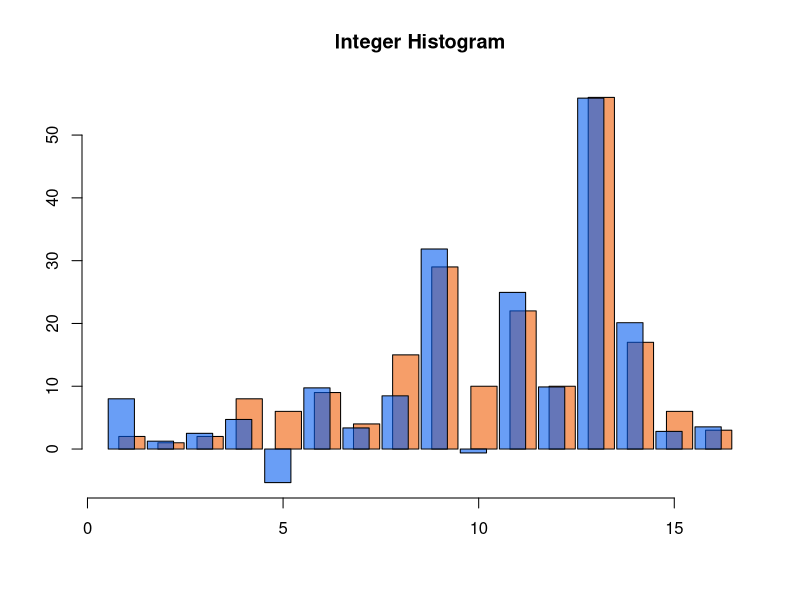

Here is the R script that generated this plot: (Note: this script raises an error after producing the figure.)
##
##  histogramRelease.r
##
##  demonstrate mechanisms for histogram release and synthetic data generation
##
##  jH 2019.3.8
##

rm(list=ls())		# Remove any objects in memory

#### Parameters ####

# Random draw from Laplace distribution
#
# mu numeric, center of the distribution
# b numeric, spread
# size integer, number of draws
# 
# return Random draws from Laplace distribution
# example:
# 
# rlap(size=1000)

rlap = function(mu=0, b=1, size=1) {
    p <- runif(size) - 0.5
    draws <- mu - b * sgn(p) * log(1 - 2 * abs(p))
    return(draws)
}


# Probability density for Laplace distribution
#
# x numeric, value
# mu numeric, center of the distribution
# b numeric, spread
# 
# return Density for elements of x
# example:
# 
# x <- seq(-3, 3, length.out=61)
# dlap(x)

dlap <- function(x, mu=0, b=1) {
    dens <- 0.5 * b * exp(-1 * abs(x - mu) / b)
    return(dens)
}


# Laplace Cumulative Distribution Function
# 
# Determines the probability a draw from a LaPlace distribution is less than 
#    or equal to the specified value.
#
# x Numeric, the value(s) at which the user wants to know the CDF height.
# mu Numeric, the center of the LaPlace distribution, defaults to 0.
# b Numeric, the spread of the LaPlace distribution, defaults to 1.
# 
# return Probability the LaPlace draw is less than or equal to \code{x}.
# example:
# 
# x <- 0
# plap(x)

plap <- function(x, mu=0, b=1) {
    cdf <- 0.5 + 0.5 * sgn(x - mu) * (1 - exp(-1 * (abs(x - mu) / b)))
    return(cdf)
}


# Quantile function for Laplace distribution
#
# p Numeric, vector of probabilities
# mu numeric, center of the distribution
# b numeric, spread
# return Quantile function
# example:
#
# probs <- c(0.05, 0.50, 0.95)
# qlap(probs)

qlap <- function(p, mu=0, b=1) {
    q <- ifelse(p < 0.5, mu + b * log(2 * p), mu - b * log(2 - 2 * p))
    return(q)
}

# Sign function
# 
# Function to determine what the sign of the passed values should be.
#
# x numeric, value or vector or values
# return The sign of passed values
# example:
#
# sgn(rnorm(10))


sgn <- function(x) {
    return(ifelse(x < 0, -1, 1))
}

## Bound/Censor/Clip a variable to a range
clip <- function(x, lower, upper){
	x.clipped <- x
	x.clipped[x.clipped<lower] <- lower
	x.clipped[x.clipped>upper] <- upper
	return(x.clipped)	
}

## Sample with replacement from a vector
bootstrap <- function(x, y=NULL, n){
	index <- sample(x=1:length(x), size=n, replace=TRUE) 

	if(is.null(y)){
		return(x[index])
	}else{
		return(list(x=x[index], y=y[index]))
	}
}

showHist <- function(release, main="Histogram"){

	semi.blue <- rgb(0,90,239,150,maxColorValue=255)          # Slightly transparent colors
	semi.red  <- rgb(239,90,0,150,maxColorValue=255)

	DPrelease <- release$release
	codebook <- release$codebook
	true <- release$true

	allylim <- c(min(c(DPrelease,true), na.rm = TRUE), max(c(DPrelease, true), na.rm = TRUE))
	granularity <- (max(codebook) - min(codebook))/(length(codebook)-1)

	allxlim <- c(min(codebook) - 0.5*granularity, max(codebook + 0.5*granularity))

	# If stability threshold would be off the graph, extend range of graph
    if(!is.null(release$threshold)){
    	print(release$threshold)
    	print(allylim)
    	if(release$threshold>allylim[2]){
    		allylim[2]<-release$threshold
    	}
    }

    # Build empty plot
	plot.new()
	plot.window( xlim=allxlim, ylim=allylim)
	title(main = main)
	axis( side=1 )
	axis( side=2 )

	tiny <- granularity*0.03 # slight spacing between bars
	overlap <- granularity*0.2 # some small overlap between sensitive and DP values

	for(i in 1:length(codebook)){
		rect(xleft=codebook[i]-overlap, ybottom=0, xright=codebook[i]+0.5*granularity-tiny, ytop=true[i], col=semi.red)
		rect(xleft=codebook[i]-0.5*granularity+tiny, ybottom=0, xright=codebook[i]+overlap, ytop=DPrelease[i], col=semi.blue)
	}

	# If present, show stability threshold
	if(!is.null(release$threshold)){
		abline(h=release$threshold, col="black", lty=2, lwd=1.5)
	}
}


library("foreign")
PUMSdata <- read.csv(file="../../data/FultonPUMS5full.csv")   

data <- PUMSdata$educ    		# variable for means
data.x <- PUMSdata$educ			# x-variable for regression
data.y <- PUMSdata$income		# y-variable for regression




## Differentially private histogram for integers
integerHistogramRelease <- function(x, lower, upper, nbins=0, epsilon){
	n <- length(x)
	if(nbins==0){
		lower <- floor(lower)
		upper <- ceiling(upper)
		bins <- lower:upper   
        nbins <- length(bins)
    }

    x.clipped <- clip(x=x, lower=lower, upper=upper)

	sensitivity <- 2
	scale <- sensitivity / epsilon

	sensitiveValue <- DPrelease <- rep(NA,nbins)
	for(i in 1:length(bins)){
		sensitiveValue[i] <- sum(x.clipped==bins[i])
		DPrelease[i] <- sensitiveValue[i] + rlap(mu=0, b=scale, size=1)
	}

	return(list(release=DPrelease, true=sensitiveValue, codebook=bins))
}


## Differentially private histogram for continuous
continuousHistogramRelease <- function(x, lower, upper, nbins=0, epsilon){
	n <- length(x)
	if(nbins==0){
		lower <- floor(lower)
		upper <- ceiling(upper)
		bins <- lower:(upper+1)          # understand this
		nbins <- length(bins)-1          # understand this
		codebook <- bins[1:nbins] 
    } else {
    	bins <- seq(from=lower, to=upper, length=nbins+1)
    	granularity <- (upper-lower)/nbins
    	bins[nbins+1] <-  bins[nbins+1] + granularity      # understand this 
    	codebook <- bins[1:nbins] + 0.5*granularity
    }

    x.clipped <- clip(x=x, lower=lower, upper=upper)

	sensitivity <- 2
	scale <- sensitivity / epsilon

	sensitiveValue <- DPrelease <- rep(NA,nbins)
	for(i in 1:nbins){
		sensitiveValue[i] <- 1                         						# correct this
		DPrelease[i] <- sensitiveValue[i] + rlap(mu=0, b=scale, size=1)
	}

	return(list(release=DPrelease, true=sensitiveValue, codebook=codebook))
}




## Differentially private histogram for continuous
stabilityHistogramRelease <- function(x, lower, upper, nbins=0, epsilon, delta){
	n <- length(x)
	if(nbins==0){
		lower <- floor(lower)
		upper <- ceiling(upper)
		bins <- lower:(upper+1)    # For integers, this is just lower:upper
		nbins <- length(bins)
		codebook <- bins[1:nbins] 
    } else {
    	bins <- seq(from=lower, to=upper, length=nbins+1)
    	granularity <- (upper-lower)/nbins
    	bins[nbins+1] <-  bins[nbins+1] + granularity 
    	codebook <- bins[1:nbins] + 0.5*granularity
    }

    x.clipped <- clip(x=x, lower=lower, upper=upper)

	sensitivity <- 2
	scale <- sensitivity / epsilon
	a <- 2*log(1/delta)/epsilon

	sensitiveValue <- DPrelease <- rep(NA,length(bins))            
	for(i in 1:nbins){                                                            # Vectorize this entire loop
		sensitiveValue[i] <- sum(x.clipped>=bins[i] & x.clipped <=bins[i+1])
        potentialRelease <- sensitiveValue[i] + rlap(mu=0, b=scale, size=1)

		if (potentialRelease > a){													
			DPrelease[i] <- potentialRelease
		} else {
			DPrelease[i] <- 0
		}
	}

	return(list(release=DPrelease, true=sensitiveValue, codebook=codebook, threshold=a))
}



## Differentially private histogram for continuous
xyHistogramRelease <- regressionRelease <- function(y, x, ylower, yupper, xlower, xupper, xnbins=0, ynbins=0, epsilon){
	n <- length(x)
	if(xnbins==0){
		xlower <- floor(xlower)
		xupper <- ceiling(xupper)
		xbins <- xlower:(xupper+1)    
		xnbins <- length(xbins)-1
		xgranularity <- 1
		xcodebook <- xbins[1:xnbins]
    } else {
    	xbins <- seq(from=xlower, to=xupper, length=xnbins+1)
    	xgranularity <- (xupper-xlower)/xnbins
    	xbins[xnbins+1] <-  xbins[xnbins+1] + xgranularity
		xcodebook <- xbins[1:xnbins] + 0.5*xgranularity
    }

	if(ynbins==0){
		ylower <- floor(ylower)
		yupper <- ceiling(yupper)
		ybins <- ylower:(yupper+1)    
		ynbins <- length(ybins)-1
		ygranularity <- 1
		ycodebook <- ybins[1:ynbins]
    } else {
    	ybins <- seq(from=ylower, to=yupper, length=ynbins+1)
    	ygranularity <- (yupper-ylower)/ynbins
    	ybins[ynbins+1] <-  ybins[ynbins+1] + ygranularity
    	ycodebook <- ybins[1:ynbins] + 0.5*ygranularity
    }

    x.clipped <- clip(x=x, lower=xlower, upper=xupper)
    y.clipped <- clip(x=y, lower=ylower, upper=yupper)

	sensitivity <- 2
	scale <- sensitivity / (epsilon)

	sensitiveValue <- DPrelease <- matrix(NA, nrow=ynbins, ncol=xnbins)

	for(i in 1:xnbins){
		for(j in 1:ynbins){
			sensitiveValue[j,i] <- sum(x.clipped >= xbins[i] & x.clipped < xbins[i+1] & y.clipped >= ybins[j] & y.clipped < ybins[j+1])
			DPrelease[j,i] <- sensitiveValue[j,i] + rlap(mu=0, b=scale, size=1)
		}
	}

	return(list(release=DPrelease, true=sensitiveValue, xcodebook=xcodebook, ycodebook=ycodebook))
}




data1 <- bootstrap(data, n=200)
out.1 <- integerHistogramRelease(x=data1, lower=1, upper=16, epsilon=0.5)

par(mfcol=c(1,1))
showHist(out.1, main="Integer Histogram")
dev.copy2pdf(file="./figs/integerHistogramRelease.pdf")



data2 <- bootstrap(data.y, n=200)
out.2 <- continuousHistogramRelease(x=data2, lower=0, upper=100000, nbins=10, epsilon=0.5)

par(mfcol=c(1,1))
showHist(out.2, main="Continuous Histogram")
dev.copy2pdf(file="./figs/continuousHistogramRelease.pdf")



data3 <- bootstrap(data.y, n=200)
out.3 <- stabilityHistogramRelease(x=data3, lower=0, upper=100000, nbins=10, epsilon=0.5, delta=0.000001)

par(mfcol=c(1,1))
showHist(out.3, main="Stability Histogram")
dev.copy2pdf(file="./figs/stabilityHistogramRelease.pdf")



myn<-1000
data4 <- bootstrap(x=data.x, y=data.y, n=myn)
out.4 <- xyHistogramRelease(y=data4$y, x=data4$x, ylower=0, yupper=100000, xlower=1, xupper=16, xnbins=0, ynbins=10, epsilon=0.5)

## Plot the 2-dimensional histogram

par(mfcol=c(2,1))

 library(plotrix)
 cellcol<-matrix("#808080",nrow=nrow(out.4$true),ncol=ncol(out.4$true))
 cellcol[out.4$true>0]<-color.scale(out.4$true[out.4$true>0],0,c(0.8,1),c(0.8,0))

 color2D.matplot(x=out.4$true, yrev=FALSE, show.values=TRUE,main="Sensitive Data", axes=FALSE, cellcol=cellcol, xlab="education", ylab="income")
 axis(side=1, at=(1:ncol(out.4$true))-0.5, labels=out.4$xcodebook )
 axis(side=2, at=(1:nrow(out.4$true))-0.5, labels=out.4$ycodebook )
 

 cellcol<-matrix("#808080",nrow=nrow(out.4$release),ncol=ncol(out.4$release))
 cellcol[out.4$release>0]<-color.scale(out.4$release[out.4$release>0],0,c(0.8,1),c(0.8,0))
 cellcol[out.4$release<0]<-color.scale(out.4$release[out.4$release<0],c(1,0.8),c(0,0.8),0)

 color2D.matplot(x=out.4$release, yrev=FALSE, show.values=TRUE,main="DP Release", axes=FALSE, cellcol=cellcol, xlab="education", ylab="income")
 axis(side=1, at=(1:ncol(out.4$release))-0.5, labels=out.4$xcodebook )
 axis(side=2, at=(1:nrow(out.4$release))-0.5, labels=out.4$ycodebook )

dev.copy2pdf(file="./figs/2dHistogramRelease.pdf")


## Show synthetic data generation


## Post-process a vector or matrix of DP count releases, into probabilities
normalize <- function(x){
	x[x<0] <- 0
	x <- x/sum(x)
	return(x)
}

data4$y <- clip(data4$y, lower=0, upper=100000)

true.cor <- cor(data4$x, data4$y)
true.output <- lm(data4$y~data4$x)
true.slope <- coef(true.output)[2]
nsims <- 20

## Bad Synthetic Data

badhistory <-matrix(NA, nrow=nsims, ncol=2)

for(i in 1:nsims){

	out.x <- integerHistogramRelease(x=data4$x, lower=1, upper=16, epsilon=0.5)
	out.y <- continuousHistogramRelease(x=data4$y, lower=0, upper=100000, nbins=10, epsilon=0.5)

	prob.x <- normalize(out.x$release)
	syn.x <- rmultinom(n=myn, prob=prob.x,  size=1) 
	syn.x <- t(syn.x) %*% out.x$codebook

	prob.y <- normalize(out.y$release)
	syn.y <- rmultinom(n=myn, prob=prob.y,  size=1) 
	syn.y <- t(syn.y) %*% out.y$codebook

	output <- lm(syn.y ~ syn.x)

	badhistory[i,1] <- cor(syn.x, syn.y)
	badhistory[i,2] <- output$coef[2]
}


## Good Synthetic Data

goodhistory <-matrix(NA, nrow=nsims, ncol=2)
for(i in 1:nsims){
	out.4 <- xyHistogramRelease(y=data4$y, x=data4$x, ylower=0, yupper=100000, xlower=1, xupper=16, xnbins=0, ynbins=10, epsilon=0.5)

	syn.prob <- as.vector(normalize(out.4$release))
	syn.xy <- rmultinom(n=myn, prob=syn.prob, size=1)
	syn.x <- t(syn.xy) %*% sort(rep(out.4$xcodebook, nrow(out.4$release)))
	syn.y <- t(syn.xy) %*% rep(out.4$ycodebook, ncol(out.4$release))

	output <- lm(syn.y ~ syn.x)

	goodhistory[i,1] <- cor(syn.x, syn.y)
	goodhistory[i,2] <- output$coef[2]
}


## Compare the simulations from the two synthetic approaches

allxlim.cor <- c(min(c(badhistory[,1],goodhistory[,1],true.cor)),max(c(badhistory[,1],goodhistory[,1],true.cor)))
allxlim.slope <- c(min(c(badhistory[,2],goodhistory[,2],true.slope)),max(c(badhistory[,2],goodhistory[,2],true.slope)))

par(mfcol=c(2,1))
plot(density(badhistory[,1]), col="purple", lwd=1.5, xlim=allxlim.cor, main="correlations")
abline(v=true.cor, col="red")
gooddens <- density(goodhistory[,1])
lines(gooddens$x,gooddens$y, col="green", lwd=1.5)

plot(density(badhistory[,2]), col="purple", lwd=1.5, xlim=allxlim.slope, main="regression slopes")
abline(v=true.slope, col="red")
gooddens <- density(goodhistory[,2])
lines(gooddens$x,gooddens$y, col="green", lwd=1.5)

dev.copy2pdf(file="./figs/syntheticModels.pdf")







